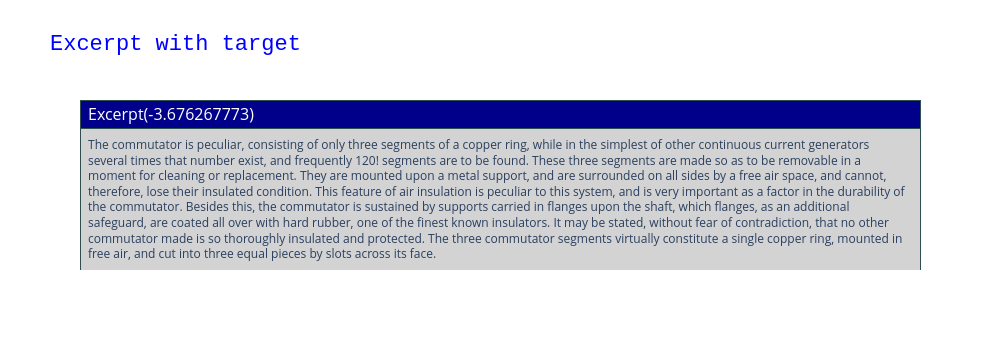
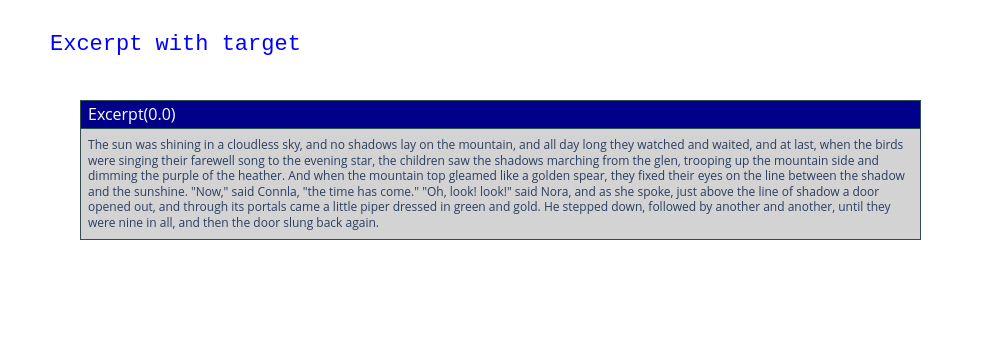
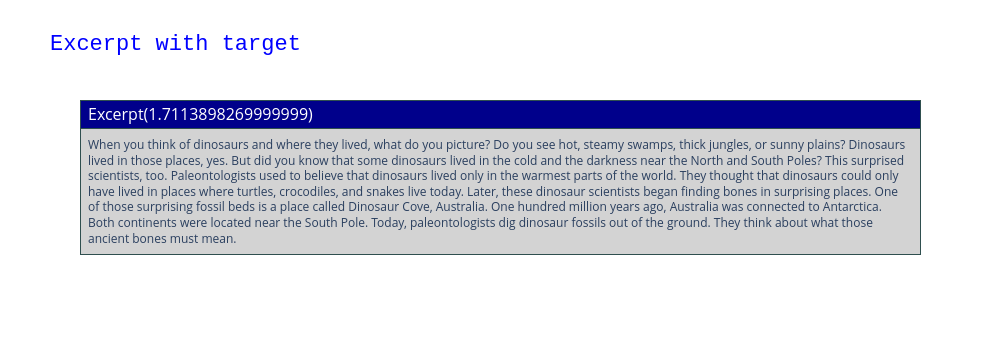

The cell these charts' notebook holds for them, in order:
### Markdown cell above
<div align='left'><font size="6" color="#F39C12">Let's check relationship between Excerpt and target column. </font></div>
<hr>

### Code cell
import plotly.graph_objects as go
from fastcore.all import *
#let's see the extract which have maximum score in target and also see which one have min score in target
_max_target=pd.DataFrame(train[train['target']==train['target'].max()])
_min_target=pd.DataFrame(train[train['target']==train['target'].min()])
_zero_target=pd.DataFrame(train[train['target']==0])
def look_at_text(df):
    fig = go.Figure(data=[go.Table(
        columnwidth = [200,600],
        header=dict(values=['Excerpt('+str(df['target'].values[0])+')'],
                    line_color='darkslategray',
                    fill_color='darkblue',
                    align='left',  
                    font=dict(color='white', size=16)
                   ),
        cells=dict(values=df['excerpt'].T, 
                   line_color='darkslategray',
                   fill_color=['lightgray','white'],
                   align='left'))
    ])
    dslabel   = df['excerpt'].iloc[0]
    fig.update_layout(width=1000, height=350)
    fig.update_layout(title=go.layout.Title(text="Excerpt with target", font=dict(
                family="Courier New, monospace",
                size=22,
                color="#0000FF"
            )))
    fig.show()
look_at_text(_min_target)
look_at_text(_zero_target)
look_at_text(_max_target)

### Figure 1 — Plotly figure (JSON) as saved in the notebook; plotly's stock layout.template omitted (floating-point values rounded to 4 significant figures)
{"data": [{"cells": {"align": "left", "fill": {"color": ["lightgray", "white"]}, "line": {"color": "darkslategray"}, "values": ["The commutator is peculiar, consisting of only three segments of a copper ring, while in the simplest of other continuous current generators several times that number exist, and frequently 120! segments are to be found. These three segments are made so as to be removable in a moment for cleaning or replacement. They are mounted upon a metal support, and are surrounded on all sides by a free air space, and cannot, therefore, lose their insulated condition. This feature of air insulation is peculiar to this system, and is very important as a factor in the durability of the commutator. Besides this, the commutator is sustained by supports carried in flanges upon the shaft, which flanges, as an additional safeguard, are coated all over with hard rubber, one of the finest known insulators. It may be stated, without fear of contradiction, that no other commutator made is so thoroughly insulated and protected. The three commutator segments virtually constitute a single copper ring, mounted in free air, and cut into three equal pieces by slots across its face."]}, "columnwidth": [200, 600], "header": {"align": "left", "fill": {"color": "darkblue"}, "font": {"color": "white", "size": 16}, "line": {"color": "darkslategray"}, "values": ["Excerpt(-3.676267773)"]}, "type": "table"}], "layout": {"height": 350, "title": {"font": {"color": "#0000FF", "family": "Courier New, monospace", "size": 22}, "text": "Excerpt with target"}, "width": 1000}}

### Figure 2 — Plotly figure (JSON) as saved in the notebook; plotly's stock layout.template omitted (floating-point values rounded to 4 significant figures)
{"data": [{"cells": {"align": "left", "fill": {"color": ["lightgray", "white"]}, "line": {"color": "darkslategray"}, "values": ["The sun was shining in a cloudless sky, and no shadows lay on the mountain, and all day long they watched and waited, and at last, when the birds were singing their farewell song to the evening star, the children saw the shadows marching from the glen, trooping up the mountain side and dimming the purple of the heather.\nAnd when the mountain top gleamed like a golden spear, they fixed their eyes on the line between the shadow and the sunshine.\n\"Now,\" said Connla, \"the time has come.\"\n\"Oh, look! look!\" said Nora, and as she spoke, just above the line of shadow a door opened out, and through its portals came a little piper dressed in green and gold. He stepped down, followed by another and another, until they were nine in all, and then the door slung back again."]}, "columnwidth": [200, 600], "header": {"align": "left", "fill": {"color": "darkblue"}, "font": {"color": "white", "size": 16}, "line": {"color": "darkslategray"}, "values": ["Excerpt(0.0)"]}, "type": "table"}], "layout": {"height": 350, "title": {"font": {"color": "#0000FF", "family": "Courier New, monospace", "size": 22}, "text": "Excerpt with target"}, "width": 1000}}

### Figure 3 — Plotly figure (JSON) as saved in the notebook; plotly's stock layout.template omitted (floating-point values rounded to 4 significant figures)
{"data": [{"cells": {"align": "left", "fill": {"color": ["lightgray", "white"]}, "line": {"color": "darkslategray"}, "values": ["When you think of dinosaurs and where they lived, what do you picture? Do you see hot, steamy swamps, thick jungles, or sunny plains? Dinosaurs lived in those places, yes. But did you know that some dinosaurs lived in the cold and the darkness near the North and South Poles?\nThis surprised scientists, too. Paleontologists used to believe that dinosaurs lived only in the warmest parts of the world. They thought that dinosaurs could only have lived in places where turtles, crocodiles, and snakes live today. Later, these dinosaur scientists began finding bones in surprising places.\nOne of those surprising fossil beds is a place called Dinosaur Cove, Australia. One hundred million years ago, Australia was connected to Antarctica. Both continents were located near the South Pole. Today, paleontologists dig dinosaur fossils out of the ground. They think about what those ancient bones must mean."]}, "columnwidth": [200, 600], "header": {"align": "left", "fill": {"color": "darkblue"}, "font": {"color": "white", "size": 16}, "line": {"color": "darkslategray"}, "values": ["Excerpt(1.7113898269999999)"]}, "type": "table"}], "layout": {"height": 350, "title": {"font": {"color": "#0000FF", "family": "Courier New, monospace", "size": 22}, "text": "Excerpt with target"}, "width": 1000}}
